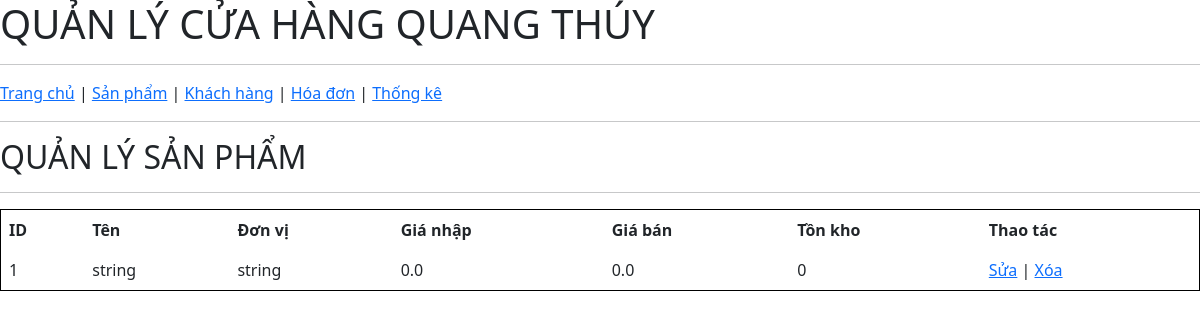
The page /products-page on the database its author committed.
### app/models/product.py (models this page shows)
class Product(Base):
    __tablename__ = "products"
    id            = Column(Integer, primary_key=True, index=True)
    name          = Column(String(255), nullable=False)
    code          = Column(String(100), nullable=False, unique=True, index=True)
    unit          = Column(String(50),  nullable=False)
    import_price  = Column(Float,       nullable=False)
    selling_price = Column(Float,       nullable=False)
    stock         = Column(Integer,     nullable=False, default=0)
    import_date   = Column(DateTime(timezone=True), server_default=func.now())
    product_type  = Column(String(50),  nullable=False)
    brand         = Column(String(255), nullable=True)   # chỉ PaintingProduct dùng
    wood_source   = Column(String(255), nullable=True)   # chỉ WoodProduct dùng
    invoice_details = relationship("InvoiceDetail", back_populates="product")
    __mapper_args__ = {
        "polymorphic_on":       product_type,
        "polymorphic_identity": "generic",
    }

### main.py (the view)
@app.get("/products-page", include_in_schema=False)
def products_page(request: Request, db: Session = Depends(get_db)):
    products_list = db.query(models.Product).all()
    return templates.TemplateResponse(
        request=request,
        name="products.html",
        context={"request": request, "products": products_list}
    )

### app/templates/products.html
{% extends "base.html" %}
{% block content %}
<h2>QUẢN LÝ SẢN PHẨM</h2>
<hr>
<table border="1" cellpadding="8">
    <tr>
        <th>ID</th>
        <th>Tên</th>
        <th>Đơn vị</th>
        <th>Giá nhập</th>
        <th>Giá bán</th>
        <th>Tồn kho</th>
        <th>Thao tác</th>
    </tr>
    {% for product in products %}
    <tr>
        <td>{{ product.id }}</td>
        <td>{{ product.name }}</td>
        <td>{{ product.unit }}</td>
        <td>{{ product.import_price }}</td>
        <td>{{ product.selling_price }}</td>
        <td>{{ product.stock }}</td>
        <td>
            <a href="/products/edit/{{ product.id }}">Sửa</a> |
            <a href="/products/delete/{{ product.id }}">Xóa</a>
        </td>
    </tr>
    {% endfor %}
</table>
{% endblock %}

### app/static/styles.css (style rules this page uses)
body { font-family: Arial; margin: 20px; }
table { border-collapse: collapse; width: 100%; }
table, th, td { border: 1px solid black; }
th, td { padding: 8px; }
a { text-decoration: none; }

### rows shown on the page
Product: id "1", name "string", unit "string", import_price "0.0", selling_price "0.0", stock "0"
